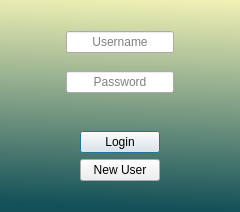
<?xml version="1.0" encoding="UTF-8"?>
<ui version="4.0">
 <class>Dialog</class>
 <widget class="QDialog" name="Dialog">
  <property name="geometry">
   <rect>
    <x>0</x>
    <y>0</y>
    <width>240</width>
    <height>212</height>
   </rect>
  </property>
  <property name="windowTitle">
   <string>PyTunes</string>
  </property>
  <property name="styleSheet">
   <string notr="true">#Dialog {
background-color: qlineargradient(spread:pad, x1:0.964, y1:0.994318, x2:1, y2:0, stop:0 rgb(19, 80, 88), stop:1 rgb(241, 242, 181));
}</string>
  </property>
  <layout class="QVBoxLayout" name="verticalLayout_2">
   <item>
    <layout class="QVBoxLayout" name="verticalLayout">
     <item>
      <spacer name="verticalSpacer">
       <property name="orientation">
        <enum>Qt::Vertical</enum>
       </property>
       <property name="sizeType">
        <enum>QSizePolicy::Fixed</enum>
       </property>
       <property name="sizeHint" stdset="0">
        <size>
         <width>20</width>
         <height>20</height>
        </size>
       </property>
      </spacer>
     </item>
     <item alignment="Qt::AlignHCenter">
      <widget class="QLineEdit" name="lineEdit">
       <property name="sizePolicy">
        <sizepolicy hsizetype="Fixed" vsizetype="Fixed">
         <horstretch>0</horstretch>
         <verstretch>0</verstretch>
        </sizepolicy>
       </property>
       <property name="alignment">
        <set>Qt::AlignCenter</set>
       </property>
       <property name="placeholderText">
        <string>Username</string>
       </property>
      </widget>
     </item>
     <item>
      <spacer name="verticalSpacer_3">
       <property name="orientation">
        <enum>Qt::Vertical</enum>
       </property>
       <property name="sizeHint" stdset="0">
        <size>
         <width>20</width>
         <height>40</height>
        </size>
       </property>
      </spacer>
     </item>
     <item alignment="Qt::AlignHCenter">
      <widget class="QLineEdit" name="lineEdit_2">
       <property name="sizePolicy">
        <sizepolicy hsizetype="Fixed" vsizetype="Fixed">
         <horstretch>0</horstretch>
         <verstretch>0</verstretch>
        </sizepolicy>
       </property>
       <property name="echoMode">
        <enum>QLineEdit::Password</enum>
       </property>
       <property name="alignment">
        <set>Qt::AlignCenter</set>
       </property>
       <property name="placeholderText">
        <string>Password</string>
       </property>
      </widget>
     </item>
     <item>
      <spacer name="verticalSpacer_2">
       <property name="orientation">
        <enum>Qt::Vertical</enum>
       </property>
       <property name="sizeHint" stdset="0">
        <size>
         <width>20</width>
         <height>40</height>
        </size>
       </property>
      </spacer>
     </item>
     <item alignment="Qt::AlignHCenter">
      <widget class="QLabel" name="label">
       <property name="text">
        <string/>
       </property>
      </widget>
     </item>
     <item alignment="Qt::AlignHCenter">
      <widget class="QPushButton" name="pushButton">
       <property name="sizePolicy">
        <sizepolicy hsizetype="Fixed" vsizetype="Fixed">
         <horstretch>0</horstretch>
         <verstretch>0</verstretch>
        </sizepolicy>
       </property>
       <property name="text">
        <string>Login</string>
       </property>
      </widget>
     </item>
     <item alignment="Qt::AlignHCenter">
      <widget class="QPushButton" name="pushButton_2">
       <property name="sizePolicy">
        <sizepolicy hsizetype="Fixed" vsizetype="Fixed">
         <horstretch>0</horstretch>
         <verstretch>0</verstretch>
        </sizepolicy>
       </property>
       <property name="text">
        <string>New User</string>
       </property>
      </widget>
     </item>
     <item>
      <spacer name="horizontalSpacer">
       <property name="orientation">
        <enum>Qt::Horizontal</enum>
       </property>
       <property name="sizeHint" stdset="0">
        <size>
         <width>40</width>
         <height>20</height>
        </size>
       </property>
      </spacer>
     </item>
    </layout>
   </item>
  </layout>
 </widget>
 <resources>
  <include location="../exercice1/resources.qrc"/>
 </resources>
 <connections/>
</ui>
